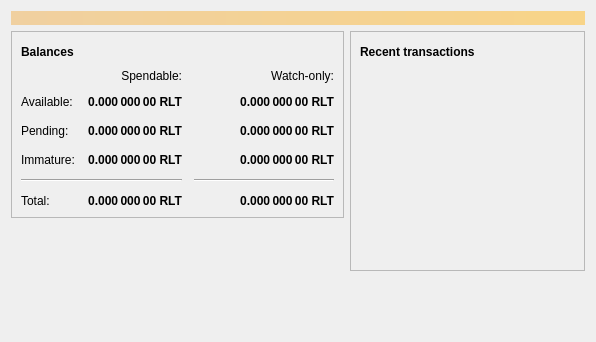
<?xml version="1.0" encoding="UTF-8"?>
<ui version="4.0">
 <class>OverviewPage</class>
 <widget class="QWidget" name="OverviewPage">
  <property name="geometry">
   <rect>
    <x>0</x>
    <y>0</y>
    <width>596</width>
    <height>342</height>
   </rect>
  </property>
  <property name="windowTitle">
   <string>Form</string>
  </property>
  <layout class="QVBoxLayout" name="topLayout">
   <item>
    <widget class="QLabel" name="labelAlerts">
     <property name="visible">
      <bool>false</bool>
     </property>
     <property name="styleSheet">
      <string notr="true">QLabel { background-color: qlineargradient(x1: 0, y1: 0, x2: 1, y2: 0, stop:0 #F0D0A0, stop:1 #F8D488); color:#000000; }</string>
     </property>
     <property name="wordWrap">
      <bool>true</bool>
     </property>
     <property name="margin">
      <number>3</number>
     </property>
     <property name="textInteractionFlags">
      <set>Qt::TextSelectableByMouse</set>
     </property>
    </widget>
   </item>
   <item>
    <layout class="QHBoxLayout" name="horizontalLayout" stretch="1,1">
     <item>
      <layout class="QVBoxLayout" name="verticalLayout_2">
       <item>
        <widget class="QFrame" name="frame">
         <property name="frameShape">
          <enum>QFrame::StyledPanel</enum>
         </property>
         <property name="frameShadow">
          <enum>QFrame::Raised</enum>
         </property>
         <layout class="QVBoxLayout" name="verticalLayout_4">
          <item>
           <layout class="QHBoxLayout" name="horizontalLayout_4">
            <item>
             <widget class="QLabel" name="label_5">
              <property name="font">
               <font>
                <weight>75</weight>
                <bold>true</bold>
               </font>
              </property>
              <property name="text">
               <string>Balances</string>
              </property>
             </widget>
            </item>
            <item>
             <widget class="QPushButton" name="labelWalletStatus">
              <property name="enabled">
               <bool>true</bool>
              </property>
              <property name="maximumSize">
               <size>
                <width>30</width>
                <height>16777215</height>
               </size>
              </property>
              <property name="toolTip">
               <string>The displayed information may be out of date. Your wallet automatically synchronizes with the Roulettecoin network after a connection is established, but this process has not completed yet.</string>
              </property>
              <property name="text">
               <string/>
              </property>
              <property name="icon">
               <iconset resource="../bitcoin.qrc">
                <normaloff>:/icons/warning</normaloff>
                <disabledoff>:/icons/warning</disabledoff>:/icons/warning</iconset>
              </property>
              <property name="iconSize">
               <size>
                <width>24</width>
                <height>24</height>
               </size>
              </property>
              <property name="flat">
               <bool>true</bool>
              </property>
             </widget>
            </item>
            <item>
             <spacer name="horizontalSpacer_3">
              <property name="orientation">
               <enum>Qt::Horizontal</enum>
              </property>
              <property name="sizeHint" stdset="0">
               <size>
                <width>40</width>
                <height>20</height>
               </size>
              </property>
             </spacer>
            </item>
           </layout>
          </item>
          <item>
           <layout class="QGridLayout" name="gridLayout">
            <property name="spacing">
             <number>12</number>
            </property>
            <item row="2" column="2">
             <widget class="QLabel" name="labelWatchPending">
              <property name="font">
               <font>
                <weight>75</weight>
                <bold>true</bold>
               </font>
              </property>
              <property name="cursor">
               <cursorShape>IBeamCursor</cursorShape>
              </property>
              <property name="toolTip">
               <string>Unconfirmed transactions to watch-only addresses</string>
              </property>
              <property name="text">
               <string notr="true">0.000 000 00 RLT</string>
              </property>
              <property name="alignment">
               <set>Qt::AlignRight|Qt::AlignTrailing|Qt::AlignVCenter</set>
              </property>
              <property name="textInteractionFlags">
               <set>Qt::LinksAccessibleByMouse|Qt::TextSelectableByKeyboard|Qt::TextSelectableByMouse</set>
              </property>
             </widget>
            </item>
            <item row="2" column="1">
             <widget class="QLabel" name="labelUnconfirmed">
              <property name="font">
               <font>
                <weight>75</weight>
                <bold>true</bold>
               </font>
              </property>
              <property name="cursor">
               <cursorShape>IBeamCursor</cursorShape>
              </property>
              <property name="toolTip">
               <string>Total of transactions that have yet to be confirmed, and do not yet count toward the spendable balance</string>
              </property>
              <property name="text">
               <string notr="true">0.000 000 00 RLT</string>
              </property>
              <property name="alignment">
               <set>Qt::AlignRight|Qt::AlignTrailing|Qt::AlignVCenter</set>
              </property>
              <property name="textInteractionFlags">
               <set>Qt::LinksAccessibleByMouse|Qt::TextSelectableByKeyboard|Qt::TextSelectableByMouse</set>
              </property>
             </widget>
            </item>
            <item row="3" column="2">
             <widget class="QLabel" name="labelWatchImmature">
              <property name="font">
               <font>
                <weight>75</weight>
                <bold>true</bold>
               </font>
              </property>
              <property name="cursor">
               <cursorShape>IBeamCursor</cursorShape>
              </property>
              <property name="toolTip">
               <string>Mined balance in watch-only addresses that has not yet matured</string>
              </property>
              <property name="text">
               <string notr="true">0.000 000 00 RLT</string>
              </property>
              <property name="alignment">
               <set>Qt::AlignRight|Qt::AlignTrailing|Qt::AlignVCenter</set>
              </property>
              <property name="textInteractionFlags">
               <set>Qt::LinksAccessibleByMouse|Qt::TextSelectableByKeyboard|Qt::TextSelectableByMouse</set>
              </property>
             </widget>
            </item>
            <item row="4" column="0" colspan="2">
             <widget class="Line" name="line">
              <property name="orientation">
               <enum>Qt::Horizontal</enum>
              </property>
             </widget>
            </item>
            <item row="4" column="2">
             <widget class="Line" name="lineWatchBalance">
              <property name="sizePolicy">
               <sizepolicy hsizetype="Preferred" vsizetype="Fixed">
                <horstretch>0</horstretch>
                <verstretch>0</verstretch>
               </sizepolicy>
              </property>
              <property name="minimumSize">
               <size>
                <width>140</width>
                <height>0</height>
               </size>
              </property>
              <property name="orientation">
               <enum>Qt::Horizontal</enum>
              </property>
             </widget>
            </item>
            <item row="5" column="0">
             <widget class="QLabel" name="labelTotalText">
              <property name="text">
               <string>Total:</string>
              </property>
             </widget>
            </item>
            <item row="3" column="1">
             <widget class="QLabel" name="labelImmature">
              <property name="font">
               <font>
                <weight>75</weight>
                <bold>true</bold>
               </font>
              </property>
              <property name="cursor">
               <cursorShape>IBeamCursor</cursorShape>
              </property>
              <property name="toolTip">
               <string>Mined balance that has not yet matured</string>
              </property>
              <property name="text">
               <string notr="true">0.000 000 00 RLT</string>
              </property>
              <property name="alignment">
               <set>Qt::AlignRight|Qt::AlignTrailing|Qt::AlignVCenter</set>
              </property>
              <property name="textInteractionFlags">
               <set>Qt::LinksAccessibleByMouse|Qt::TextSelectableByKeyboard|Qt::TextSelectableByMouse</set>
              </property>
             </widget>
            </item>
            <item row="2" column="3">
             <spacer name="horizontalSpacer_2">
              <property name="orientation">
               <enum>Qt::Horizontal</enum>
              </property>
              <property name="sizeHint" stdset="0">
               <size>
                <width>40</width>
                <height>20</height>
               </size>
              </property>
             </spacer>
            </item>
            <item row="3" column="0">
             <widget class="QLabel" name="labelImmatureText">
              <property name="text">
               <string>Immature:</string>
              </property>
             </widget>
            </item>
            <item row="5" column="1">
             <widget class="QLabel" name="labelTotal">
              <property name="font">
               <font>
                <weight>75</weight>
                <bold>true</bold>
               </font>
              </property>
              <property name="cursor">
               <cursorShape>IBeamCursor</cursorShape>
              </property>
              <property name="toolTip">
               <string>Your current total balance</string>
              </property>
              <property name="text">
               <string notr="true">0.000 000 00 RLT</string>
              </property>
              <property name="alignment">
               <set>Qt::AlignRight|Qt::AlignTrailing|Qt::AlignVCenter</set>
              </property>
              <property name="textInteractionFlags">
               <set>Qt::LinksAccessibleByMouse|Qt::TextSelectableByKeyboard|Qt::TextSelectableByMouse</set>
              </property>
             </widget>
            </item>
            <item row="5" column="2">
             <widget class="QLabel" name="labelWatchTotal">
              <property name="font">
               <font>
                <weight>75</weight>
                <bold>true</bold>
               </font>
              </property>
              <property name="cursor">
               <cursorShape>IBeamCursor</cursorShape>
              </property>
              <property name="toolTip">
               <string>Current total balance in watch-only addresses</string>
              </property>
              <property name="text">
               <string notr="true">0.000 000 00 RLT</string>
              </property>
              <property name="alignment">
               <set>Qt::AlignRight|Qt::AlignTrailing|Qt::AlignVCenter</set>
              </property>
              <property name="textInteractionFlags">
               <set>Qt::LinksAccessibleByMouse|Qt::TextSelectableByKeyboard|Qt::TextSelectableByMouse</set>
              </property>
             </widget>
            </item>
            <item row="0" column="2">
             <widget class="QLabel" name="labelWatchonly">
              <property name="text">
               <string>Watch-only:</string>
              </property>
              <property name="alignment">
               <set>Qt::AlignRight|Qt::AlignTrailing|Qt::AlignVCenter</set>
              </property>
             </widget>
            </item>
            <item row="1" column="0">
             <widget class="QLabel" name="labelBalanceText">
              <property name="text">
               <string>Available:</string>
              </property>
             </widget>
            </item>
            <item row="1" column="1">
             <widget class="QLabel" name="labelBalance">
              <property name="font">
               <font>
                <weight>75</weight>
                <bold>true</bold>
               </font>
              </property>
              <property name="cursor">
               <cursorShape>IBeamCursor</cursorShape>
              </property>
              <property name="toolTip">
               <string>Your current spendable balance</string>
              </property>
              <property name="text">
               <string notr="true">0.000 000 00 RLT</string>
              </property>
              <property name="alignment">
               <set>Qt::AlignRight|Qt::AlignTrailing|Qt::AlignVCenter</set>
              </property>
              <property name="textInteractionFlags">
               <set>Qt::LinksAccessibleByMouse|Qt::TextSelectableByKeyboard|Qt::TextSelectableByMouse</set>
              </property>
             </widget>
            </item>
            <item row="1" column="2">
             <widget class="QLabel" name="labelWatchAvailable">
              <property name="font">
               <font>
                <weight>75</weight>
                <bold>true</bold>
               </font>
              </property>
              <property name="cursor">
               <cursorShape>IBeamCursor</cursorShape>
              </property>
              <property name="toolTip">
               <string>Your current balance in watch-only addresses</string>
              </property>
              <property name="text">
               <string notr="true">0.000 000 00 RLT</string>
              </property>
              <property name="alignment">
               <set>Qt::AlignRight|Qt::AlignTrailing|Qt::AlignVCenter</set>
              </property>
              <property name="textInteractionFlags">
               <set>Qt::LinksAccessibleByMouse|Qt::TextSelectableByKeyboard|Qt::TextSelectableByMouse</set>
              </property>
             </widget>
            </item>
            <item row="2" column="0">
             <widget class="QLabel" name="labelPendingText">
              <property name="text">
               <string>Pending:</string>
              </property>
             </widget>
            </item>
            <item row="0" column="1">
             <widget class="QLabel" name="labelSpendable">
              <property name="text">
               <string>Spendable:</string>
              </property>
              <property name="alignment">
               <set>Qt::AlignRight|Qt::AlignTrailing|Qt::AlignVCenter</set>
              </property>
             </widget>
            </item>
           </layout>
          </item>
         </layout>
        </widget>
       </item>
       <item>
        <spacer name="verticalSpacer">
         <property name="orientation">
          <enum>Qt::Vertical</enum>
         </property>
         <property name="sizeHint" stdset="0">
          <size>
           <width>20</width>
           <height>40</height>
          </size>
         </property>
        </spacer>
       </item>
      </layout>
     </item>
     <item>
      <layout class="QVBoxLayout" name="verticalLayout_3">
       <item>
        <widget class="QFrame" name="frame_2">
         <property name="frameShape">
          <enum>QFrame::StyledPanel</enum>
         </property>
         <property name="frameShadow">
          <enum>QFrame::Raised</enum>
         </property>
         <layout class="QVBoxLayout" name="verticalLayout">
          <item>
           <layout class="QHBoxLayout" name="horizontalLayout_2">
            <item>
             <widget class="QLabel" name="label_4">
              <property name="font">
               <font>
                <weight>75</weight>
                <bold>true</bold>
               </font>
              </property>
              <property name="text">
               <string>Recent transactions</string>
              </property>
             </widget>
            </item>
            <item>
             <widget class="QPushButton" name="labelTransactionsStatus">
              <property name="enabled">
               <bool>true</bool>
              </property>
              <property name="maximumSize">
               <size>
                <width>30</width>
                <height>16777215</height>
               </size>
              </property>
              <property name="toolTip">
               <string>The displayed information may be out of date. Your wallet automatically synchronizes with the Roulettecoin network after a connection is established, but this process has not completed yet.</string>
              </property>
              <property name="text">
               <string/>
              </property>
              <property name="icon">
               <iconset resource="../bitcoin.qrc">
                <normaloff>:/icons/warning</normaloff>
                <disabledoff>:/icons/warning</disabledoff>:/icons/warning</iconset>
              </property>
              <property name="iconSize">
               <size>
                <width>24</width>
                <height>24</height>
               </size>
              </property>
              <property name="flat">
               <bool>true</bool>
              </property>
             </widget>
            </item>
            <item>
             <spacer name="horizontalSpacer">
              <property name="orientation">
               <enum>Qt::Horizontal</enum>
              </property>
              <property name="sizeHint" stdset="0">
               <size>
                <width>40</width>
                <height>20</height>
               </size>
              </property>
             </spacer>
            </item>
           </layout>
          </item>
          <item>
           <widget class="QListView" name="listTransactions">
            <property name="styleSheet">
             <string notr="true">QListView { background: transparent; }</string>
            </property>
            <property name="frameShape">
             <enum>QFrame::NoFrame</enum>
            </property>
            <property name="verticalScrollBarPolicy">
             <enum>Qt::ScrollBarAlwaysOff</enum>
            </property>
            <property name="horizontalScrollBarPolicy">
             <enum>Qt::ScrollBarAlwaysOff</enum>
            </property>
            <property name="selectionMode">
             <enum>QAbstractItemView::NoSelection</enum>
            </property>
           </widget>
          </item>
         </layout>
        </widget>
       </item>
       <item>
        <spacer name="verticalSpacer_2">
         <property name="orientation">
          <enum>Qt::Vertical</enum>
         </property>
         <property name="sizeHint" stdset="0">
          <size>
           <width>20</width>
           <height>40</height>
          </size>
         </property>
        </spacer>
       </item>
      </layout>
     </item>
    </layout>
   </item>
  </layout>
 </widget>
 <resources/>
 <connections/>
</ui>
